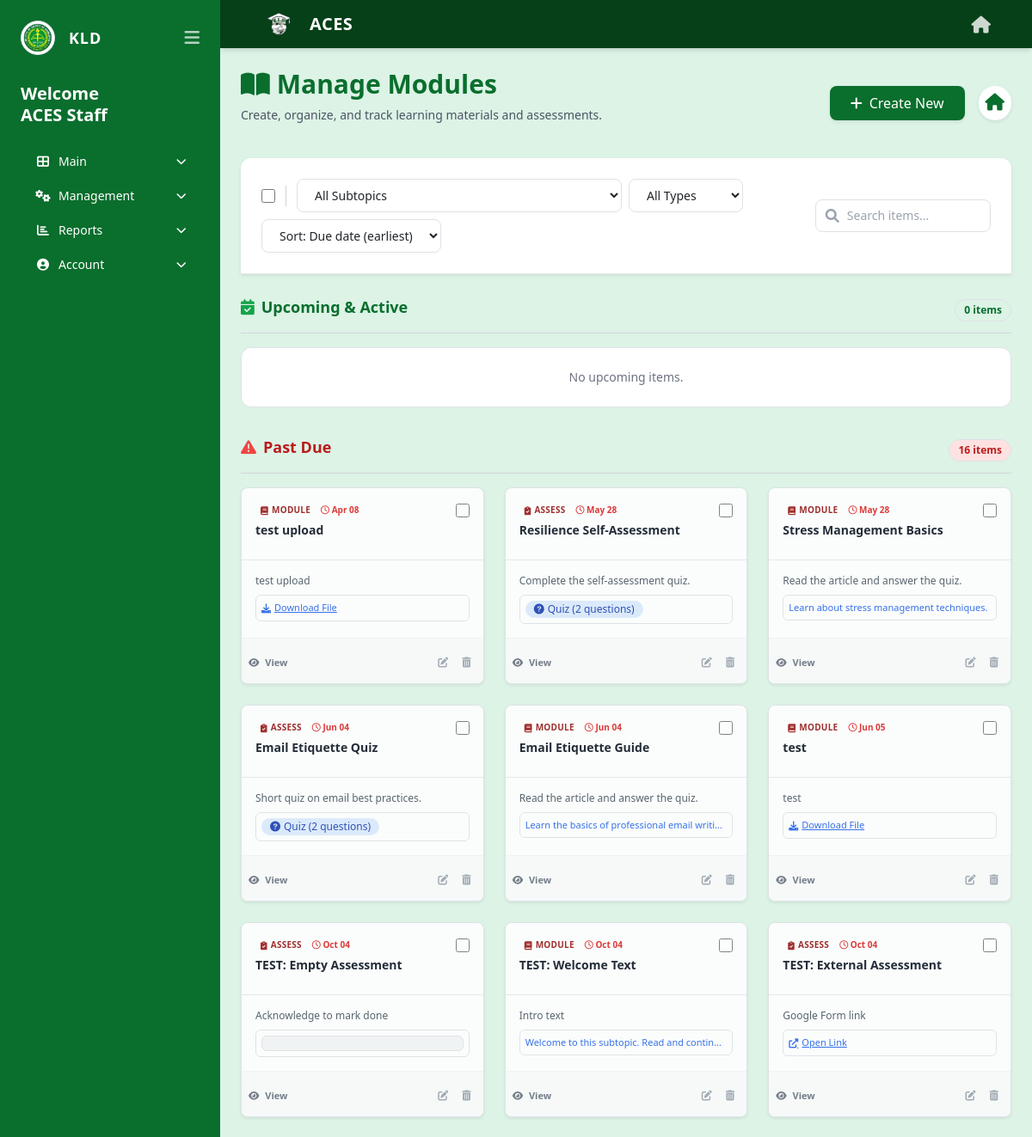
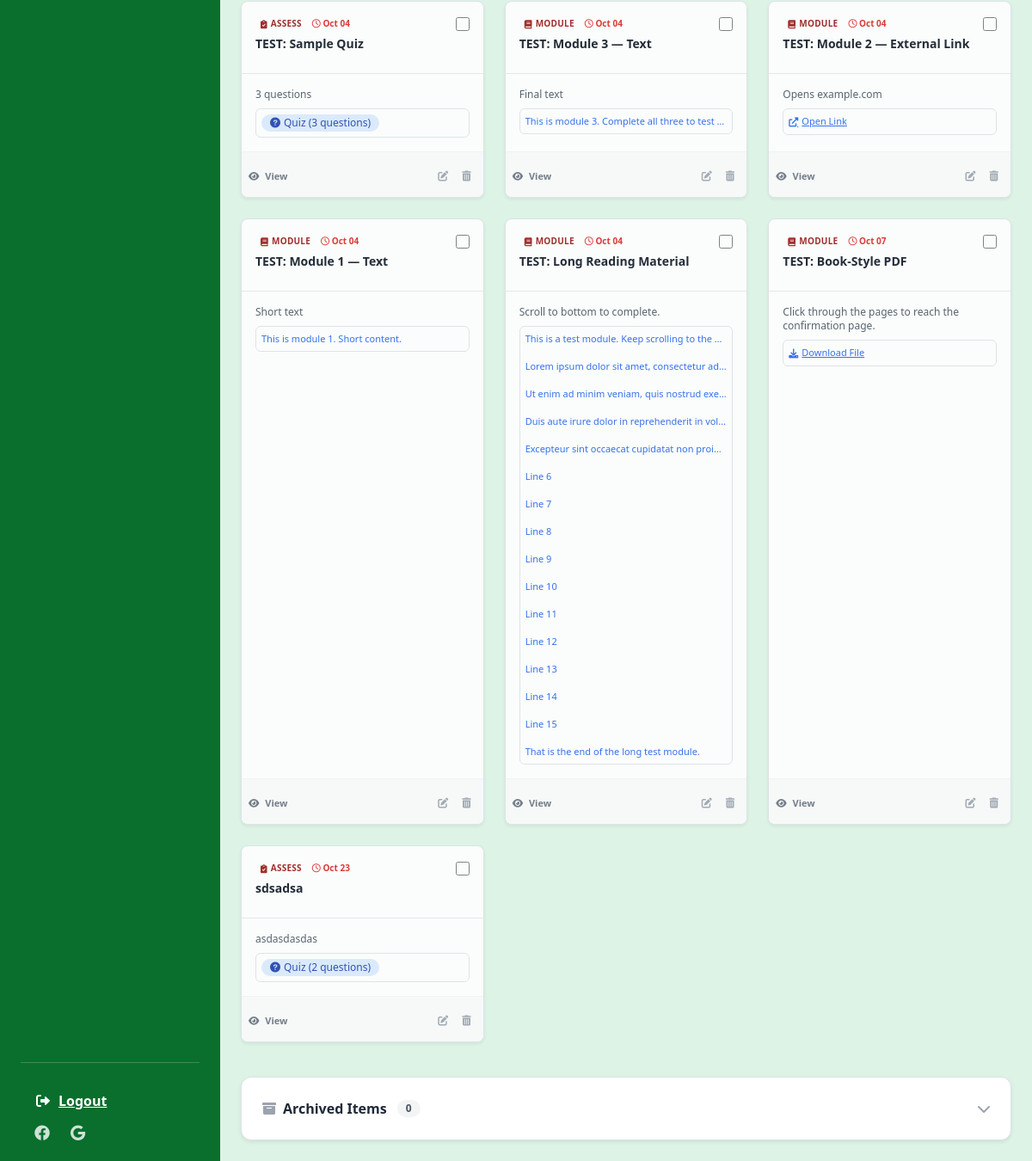
Before: /staff/modules.php (signed in) with the older database file (2 pictures, top to bottom).
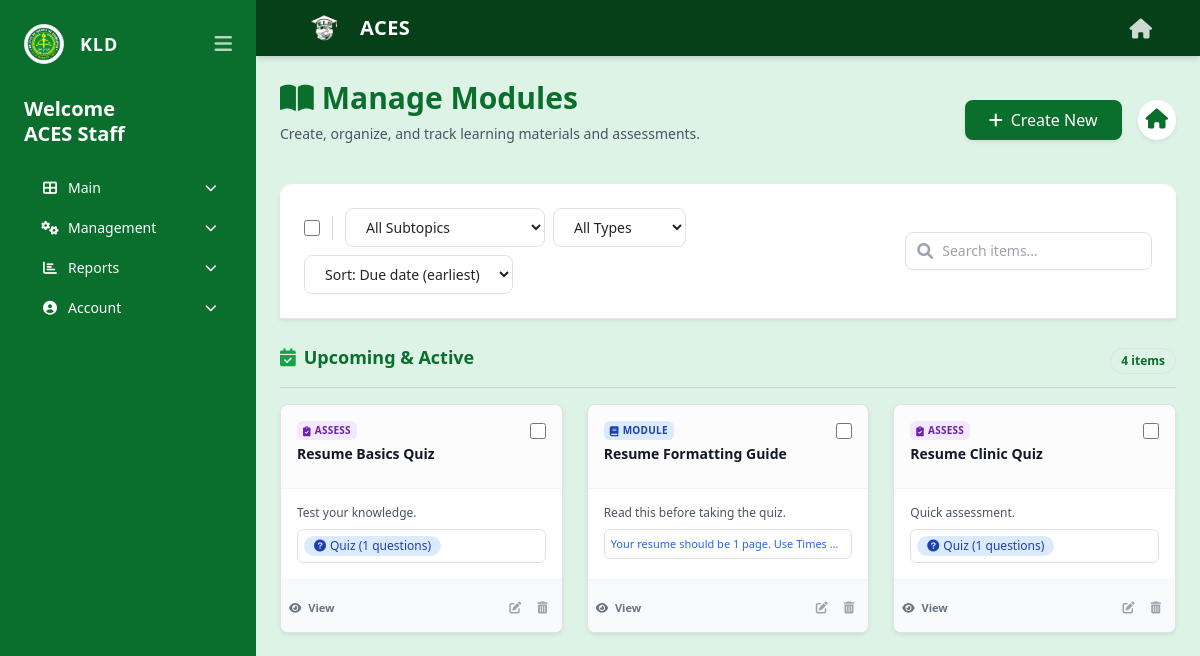
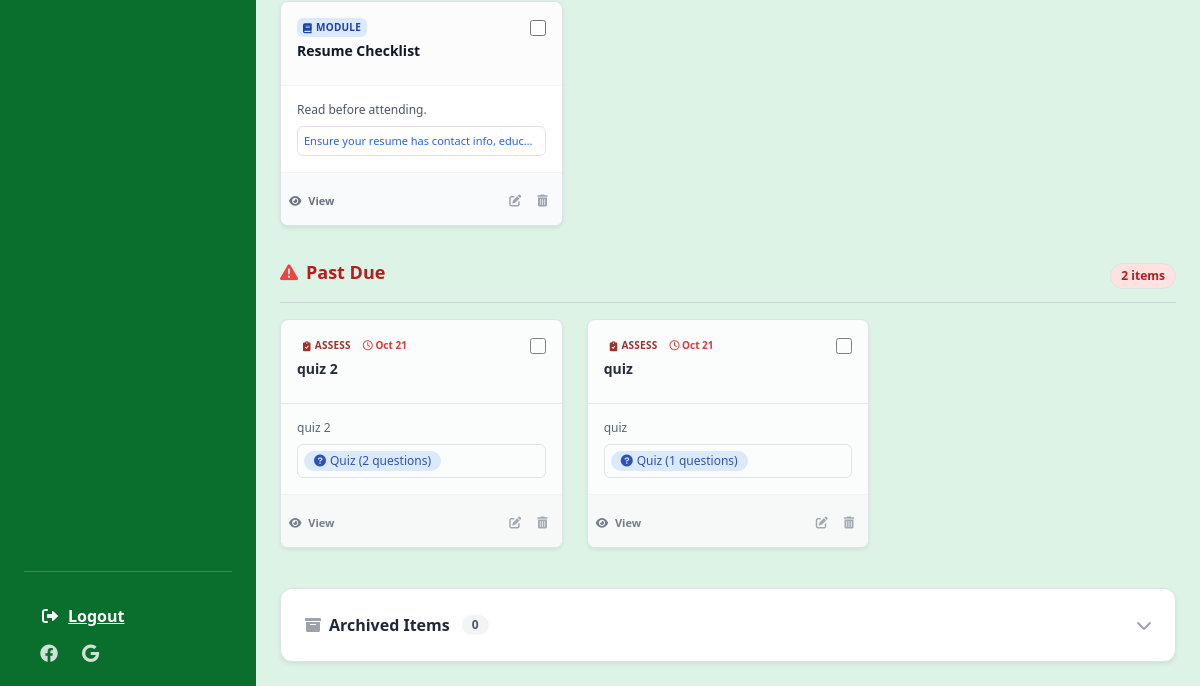
After: the same page with the newer database file (2 pictures, top to bottom).
### tables this page shows
CREATE TABLE `modules` (
  `module_id` int(11) NOT NULL,
  `subtopic_id` int(11) NOT NULL,
  `title` varchar(200) NOT NULL,
  `description` text DEFAULT NULL,
  `due_date` date DEFAULT NULL,
  `created_by` int(11) NOT NULL,
  `created_at` datetime DEFAULT current_timestamp(),
  `type` enum('module','assessment') NOT NULL DEFAULT 'module',
  `content` text DEFAULT NULL,
  `is_deleted` tinyint(1) DEFAULT 0,
  `updated_at` datetime DEFAULT NULL ON UPDATE current_timestamp()
);

### includes/auth.php (called while the page is built, shortened)
<?php
function isViewer() {
    $role = $_SESSION['staff_role'] ?? 'viewer';
    return $role === 'viewer' || $role === '' || $role === null;
}
?>

### staff/modules.php (the view, shortened to what the changed rows need)
<?php
require_once __DIR__ . '/../includes/auth.php';
$stmt = $pdo->prepare("
    SELECT m.*, sub.title as subtopic_title
    FROM modules m
    JOIN subtopics sub ON m.subtopic_id = sub.subtopic_id AND sub.is_deleted = 0
    JOIN sessions sess ON sub.session_id = sess.session_id AND sess.is_deleted = 0
    WHERE m.is_deleted = 0
    ORDER BY m.due_date ASC, m.module_id DESC
");
$stmt->execute();
$active_items = $stmt->fetchAll();
$today = date('Y-m-d');
$upcoming_items = [];
$past_due_items = [];
foreach ($active_items as $item) {
    if (empty($item['due_date']) || $item['due_date'] >= $today) {
        $upcoming_items[] = $item;
    } else {
        $past_due_items[] = $item;
    }
}
function renderContent($content) {
    if (strpos($content, 'file:') === 0) {
        $file = substr($content, 5);
        $url = (strpos($file, '/') !== false)
            ? '../uploads/' . $file
            : '../uploads/modules/' . $file;
        return "<a href='{$url}' target='_blank' class='text-blue-600 hover:underline inline-flex items-center gap-1'><i class='fas fa-download'></i> Download File</a>";
    } elseif (strpos($content, 'link:') === 0) {
        $url = substr($content, 5);
        return "<a href='$url' target='_blank' class='text-blue-600 hover:underline inline-flex items-center gap-1'><i class='fas fa-external-link-alt'></i> Open Link</a>";
    } elseif (strpos($content, 'text:') === 0) {
        return nl2br(htmlspecialchars(substr($content, 5)));
    } elseif (strpos($content, 'form:') === 0) {
        return "<div class='border p-2 bg-gray-100 rounded'>" . nl2br(htmlspecialchars(substr($content, 5))) . "</div>";
    } elseif (strpos($content, 'quiz:') === 0) {
        $json = substr($content, 5);
        $decoded = json_decode($json, true);
        $count = 0;
        if (is_array($decoded)) {
            if (isset($decoded['questions']) && is_array($decoded['questions'])) {
                $count = count($decoded['questions']);
            } else {
                $count = count($decoded);
            }
        }
        return "<span class='inline-flex items-center px-2.5 py-0.5 rounded-full text-xs font-medium bg-blue-100 text-blue-800'><i class='fas fa-question-circle mr-1'></i> Quiz ({$count} questions)</span>";
    } else {
        return nl2br(htmlspecialchars($content));
    }
}
?>
<!DOCTYPE html>
<html lang="en" class="h-full">
<head>
    <link rel="stylesheet" href="../assets/css/tailwind.css">
    <link href="https://cdn.jsdelivr.net/npm/bootstrap@5.3.0/dist/css/bootstrap.min.css" rel="stylesheet">
    <link rel="stylesheet" href="https://cdnjs.cloudflare.com/ajax/libs/font-awesome/6.0.0/css/all.min.css">
</head>
<body class="bg-[#dcf3e6] font-sans h-screen flex flex-col md:flex-row">
<?php include '../includes/staff_sidebar.php'; ?>
<div class="flex-1 flex flex-col overflow-hidden">
    <main class="flex-1 p-4 md:p-8 overflow-y-auto no-scrollbar">
        <div class="flex flex-col md:flex-row justify-between items-start md:items-center mb-6 gap-4">
            <div>
                <h1 class="text-3xl font-bold text-[#0a6e2d]">
                    <i class="fas fa-book-open mr-2"></i>Manage Modules
                </h1>
            </div>
        </div>
        <div id="activeItemsContainer" class="space-y-8 mb-10">
            <div>
                <div class="flex justify-between items-center mb-3 border-b border-gray-300 pb-2">
                    <h2 class="text-lg font-bold text-[#0a6e2d] flex items-center gap-2">
                        <i class="fas fa-calendar-check text-green-600"></i> Upcoming & Active
                    </h2>
                    <span class="text-xs font-bold bg-[#dcf3e6] text-[#0a6e2d] px-2.5 py-1 rounded-full border border-green-200">
                        <?= count($upcoming_items) ?> items
                    </span>
                </div>
                <div class="grid grid-cols-1 md:grid-cols-2 lg:grid-cols-3 xl:grid-cols-4 gap-4 active-items-grid">
                    <?php if (count($upcoming_items) > 0): ?>
                        <?php foreach ($upcoming_items as $item): ?>
                            <div class="bg-white rounded-lg shadow-sm border border-gray-200 overflow-hidden flex flex-col active-item-row minified-card hover:shadow-md transition-shadow"
                                 data-id="<?= $item['module_id'] ?>"
                                 data-subtopic="<?= $item['subtopic_id'] ?>"
                                 data-type="<?= $item['type'] ?>"
                                 data-title="<?= htmlspecialchars($item['title']) ?>"
                                 data-due="<?= htmlspecialchars($item['due_date'] ?? '') ?>"
                                 data-created="<?= htmlspecialchars($item['created_at'] ?? '') ?>">
                                <div class="p-3 border-b border-gray-100 bg-gray-50/50 flex justify-between items-start">
                                    <div class="flex-1 min-w-0 pr-2">
                                        <div class="flex items-center gap-1.5 mb-1 flex-wrap">
                                            <?php if ($item['type'] == 'module'): ?>
                                                <span class="inline-flex items-center px-1.5 py-0.5 rounded text-[10px] font-bold bg-blue-100 text-blue-800 uppercase tracking-wide"><i class="fas fa-book mr-1"></i> Module</span>
                                            <?php else: ?>
                                                <span class="inline-flex items-center px-1.5 py-0.5 rounded text-[10px] font-bold bg-purple-100 text-purple-800 uppercase tracking-wide"><i class="fas fa-clipboard-check mr-1"></i> Assess</span>
                                            <?php endif; ?>
                                        </div>
                                        <h3 class="text-sm font-bold text-gray-900 truncate" title="<?= htmlspecialchars($item['title']) ?>">
                                            <?= htmlspecialchars($item['title']) ?>
                                        </h3>
                                    </div>
                                    <input type="checkbox" class="row-checkbox-active w-4 h-4 text-[#0a6e2d] border-gray-300 rounded focus:ring-[#0a6e2d] mt-0.5 flex-shrink-0" value="<?= $item['module_id'] ?>">
                                </div>
                                <div class="p-3 flex-1 text-xs text-gray-600 flex flex-col justify-between">
                                    <div>
                                        <?php if ($item['description']): ?>
                                            <p class="mb-2 line-clamp-2" title="<?= htmlspecialchars($item['description']) ?>"><?= htmlspecialchars($item['description']) ?></p>
                                        <?php endif; ?>
                                        <?php if ($item['content']): ?>
                                            <div class="mt-2 text-[11px] font-medium text-blue-600 bg-blue-50/50 p-1.5 rounded border border-blue-100 truncate">
                                                <?= renderContent($item['content']) ?>
                                            </div>
                                        <?php endif; ?>
                                    </div>
                                </div>
                                <div class="p-2 bg-gray-50 border-t border-gray-100 flex justify-between items-center">
                                    <div class="flex-1 min-w-0">
                                        <button class="view-item-btn text-[11px] font-bold text-gray-500 hover:text-[#0a6e2d] transition-colors truncate w-full text-left" data-id="<?= $item['module_id'] ?>" data-module-id="<?= $item['module_id'] ?>" data-module-title="<?= htmlspecialchars($item['title']) ?>" data-type="<?= $item['type'] ?>">
                                            <i class="fas fa-eye mr-1"></i> View
                                        </button>
                                    </div>
                                    <?php if (!isViewer()): ?>
                                    <div class="flex gap-1 flex-shrink-0">
                                        <button class="edit-item text-gray-400 hover:text-blue-600 p-1.5 rounded-md hover:bg-blue-50 transition-colors" data-id="<?= $item['module_id'] ?>" title="Edit Item"><i class="fas fa-edit text-xs"></i></button>
                                        <form method="POST" class="inline">
                                            <button type="submit" onclick="return confirm('Archive this item?')" class="text-gray-400 hover:text-red-600 p-1.5 rounded-md hover:bg-red-50 transition-colors" title="Archive"><i class="fas fa-trash-alt text-xs"></i></button>
                                        </form>
                                    </div>
                                    <?php endif; ?>
                                </div>
                            </div>
                        <?php endforeach; ?>
                    <?php else: ?>
                        <div class="col-span-full text-center py-6 bg-white rounded-xl border border-gray-200 border-dashed text-gray-500 text-sm">
                            No upcoming items.
                        </div>
                    <?php endif; ?>
                </div>
            </div>
            <?php if (count($past_due_items) > 0): ?>
            <div>
                <div class="flex justify-between items-center mb-3 border-b border-gray-300 pb-2">
                    <h2 class="text-lg font-bold text-red-700 flex items-center gap-2">
                        <i class="fas fa-exclamation-triangle text-red-500"></i> Past Due
                    </h2>
                    <span class="text-xs font-bold bg-red-100 text-red-700 px-2.5 py-1 rounded-full border border-red-200">
                        <?= count($past_due_items) ?> items
                    </span>
                </div>
                <div class="grid grid-cols-1 md:grid-cols-2 lg:grid-cols-3 xl:grid-cols-4 gap-4 active-items-grid">
                    <?php foreach ($past_due_items as $item): ?>
                        <div class="bg-white rounded-lg shadow-sm border border-red-200 overflow-hidden flex flex-col active-item-row minified-card hover:shadow-md transition-shadow opacity-90 hover:opacity-100"
                             data-id="<?= $item['module_id'] ?>"
                             data-subtopic="<?= $item['subtopic_id'] ?>"
                             data-type="<?= $item['type'] ?>"
                             data-title="<?= htmlspecialchars($item['title']) ?>"
                             data-due="<?= htmlspecialchars($item['due_date'] ?? '') ?>"
                             data-created="<?= htmlspecialchars($item['created_at'] ?? '') ?>">
                            <div class="p-3 border-b border-red-100 bg-red-50/50 flex justify-between items-start">
                                <div class="flex-1 min-w-0 pr-2">
                                    <div class="flex items-center gap-1.5 mb-1 flex-wrap">
                                        <?php if ($item['type'] == 'module'): ?>
                                            <span class="inline-flex items-center px-1.5 py-0.5 rounded text-[10px] font-bold bg-red-200 text-red-800 uppercase tracking-wide"><i class="fas fa-book mr-1"></i> Module</span>
                                        <?php else: ?>
                                            <span class="inline-flex items-center px-1.5 py-0.5 rounded text-[10px] font-bold bg-red-200 text-red-800 uppercase tracking-wide"><i class="fas fa-clipboard-check mr-1"></i> Assess</span>
                                        <?php endif; ?>
                                        <span class="text-[10px] text-red-600 font-bold"><i class="far fa-clock"></i> <?= date('M d', strtotime($item['due_date'])) ?></span>
                                    </div>
                                    <h3 class="text-sm font-bold text-gray-900 truncate" title="<?= htmlspecialchars($item['title']) ?>">
                                        <?= htmlspecialchars($item['title']) ?>
                                    </h3>
                                </div>
                                <input type="checkbox" class="row-checkbox-active w-4 h-4 text-[#0a6e2d] border-gray-300 rounded focus:ring-[#0a6e2d] mt-0.5 flex-shrink-0" value="<?= $item['module_id'] ?>">
                            </div>
                            <div class="p-3 flex-1 text-xs text-gray-600 flex flex-col justify-between">
                                <div>
                                    <?php if ($item['description']): ?>
                                        <p class="mb-2 line-clamp-2" title="<?= htmlspecialchars($item['description']) ?>"><?= htmlspecialchars($item['description']) ?></p>
                                    <?php endif; ?>
                                    <?php if ($item['content']): ?>
                                        <div class="mt-2 text-[11px] font-medium text-blue-600 bg-blue-50/50 p-1.5 rounded border border-blue-100 truncate">
                                            <?= renderContent($item['content']) ?>
                                        </div>
                                    <?php endif; ?>
                                </div>
                            </div>
                            <div class="p-2 bg-gray-50 border-t border-gray-100 flex justify-between items-center">
                                <div class="flex-1 min-w-0">
                                    <button class="view-item-btn text-[11px] font-bold text-gray-500 hover:text-[#0a6e2d] transition-colors truncate w-full text-left" data-id="<?= $item['module_id'] ?>" data-module-id="<?= $item['module_id'] ?>" data-module-title="<?= htmlspecialchars($item['title']) ?>" data-type="<?= $item['type'] ?>">
                                        <i class="fas fa-eye mr-1"></i> View
                                    </button>
                                </div>
                                <?php if (!isViewer()): ?>
                                <div class="flex gap-1 flex-shrink-0">
                                    <button class="edit-item text-gray-400 hover:text-blue-600 p-1.5 rounded-md hover:bg-blue-50 transition-colors" data-id="<?= $item['module_id'] ?>" title="Edit Item"><i class="fas fa-edit text-xs"></i></button>
                                    <form method="POST" class="inline">
                                        <button type="submit" onclick="return confirm('Archive this item?')" class="text-gray-400 hover:text-red-600 p-1.5 rounded-md hover:bg-red-50 transition-colors" title="Archive"><i class="fas fa-trash-alt text-xs"></i></button>
                                    </form>
                                </div>
                                <?php endif; ?>
                            </div>
                        </div>
                    <?php endforeach; ?>
                </div>
            </div>
            <?php endif; ?>
        </div>
    </main>
</div>
</body>
</html>

Changed rows visible on the page:
removed modules: type "module" (drawn), due_date "Apr 08", title "test upload", description "test upload", shown under "Past Due"
removed modules: type "assessment" (drawn), due_date "May 28", title "Resilience Self-Assessment", description "Complete the self-assessment quiz.", content "2", shown under "Past Due"
removed modules: type "module" (drawn), due_date "May 28", title "Stress Management Basics", description "Read the article and answer the quiz.", content "Learn about stress management techniques.", shown under "Past Due"
removed modules: type "assessment" (drawn), due_date "Jun 04", title "Email Etiquette Quiz", description "Short quiz on email best practices.", content "2", shown under "Past Due"
removed modules: type "module" (drawn), due_date "Jun 04", title "Email Etiquette Guide", description "Read the article and answer the quiz.", content "Learn the basics of professional email writi…", shown under "Past Due"
removed modules: type "module" (drawn), due_date "Jun 05", title "test", description "test", shown under "Past Due"
removed modules: type "assessment" (drawn), due_date "Oct 04", title "TEST: Empty Assessment", description "Acknowledge to mark done", shown under "Past Due"
removed modules: type "module" (drawn), due_date "Oct 04", title "TEST: Welcome Text", description "Intro text", content "Welcome to this subtopic. Read and continue.", shown under "Past Due"
removed modules: type "assessment" (drawn), due_date "Oct 04", title "TEST: External Assessment", description "Google Form link", shown under "Past Due"
removed modules: type "assessment" (drawn), due_date "Oct 04", title "TEST: Sample Quiz", description "3 questions", content "3", shown under "Past Due"
removed modules: type "module" (drawn), due_date "Oct 04", title "TEST: Module 3 — Text", description "Final text", content "This is module 3. Complete all three to test…", shown under "Past Due"
removed modules: type "module" (drawn), due_date "Oct 04", title "TEST: Module 2 — External Link", description "Opens example.com", shown under "Past Due"
removed modules: type "module" (drawn), due_date "Oct 04", title "TEST: Module 1 — Text", description "Short text", content "This is module 1. Short content.", shown under "Past Due"
removed modules: type "module" (drawn), due_date "Oct 04", title "TEST: Long Reading Material", description "Scroll to bottom to complete.", content "This is a test module. Keep scrolling to the Lorem ipsum dolor sit amet, consectetur ad Ut enim ad minim veniam, quis nostrud exe Duis aute irure dolor in reprehenderit in vol Excepteur sint occaecat cupidatat non proid Line 6 Line 7 Line 8 Line 9 Line 10 Line 11 Line 12 Line 13 Line 14 Line 15 That is the end of the long test module.", shown under "Past Due"
removed modules: type "module" (drawn), due_date "Oct 07", title "TEST: Book-Style PDF", description "Click through the pages to reach the confirmation page.", shown under "Past Due"
removed modules: type "assessment" (drawn), due_date "Oct 23", title "sdsadsa", description "asdasdasdas", content "2", shown under "Past Due"
added modules: type "assessment" (drawn), title "Resume Basics Quiz", description "Test your knowledge.", content "1", shown under "Upcoming & Active"
added modules: type "module" (drawn), title "Resume Formatting Guide", description "Read this before taking the quiz.", content "Your resume should be 1 page. Use Times…", shown under "Upcoming & Active"
added modules: type "assessment" (drawn), title "Resume Clinic Quiz", description "Quick assessment.", content "1", shown under "Upcoming & Active"
added modules: type "module" (drawn), title "Resume Checklist", description "Read before attending.", content "Ensure your resume has contact info, educa…", shown under "Upcoming & Active"
added modules: type "assessment" (drawn), due_date "Oct 21", title "quiz 2", description "quiz 2", content "2", shown under "Past Due"
added modules: type "assessment" (drawn), due_date "Oct 21", title "quiz", description "quiz", content "1", shown under "Past Due"
Other visible differences:
count($upcoming_items): "0" → "4"
count($past_due_items): "16" → "2"
text no longer shown: "No upcoming items."
